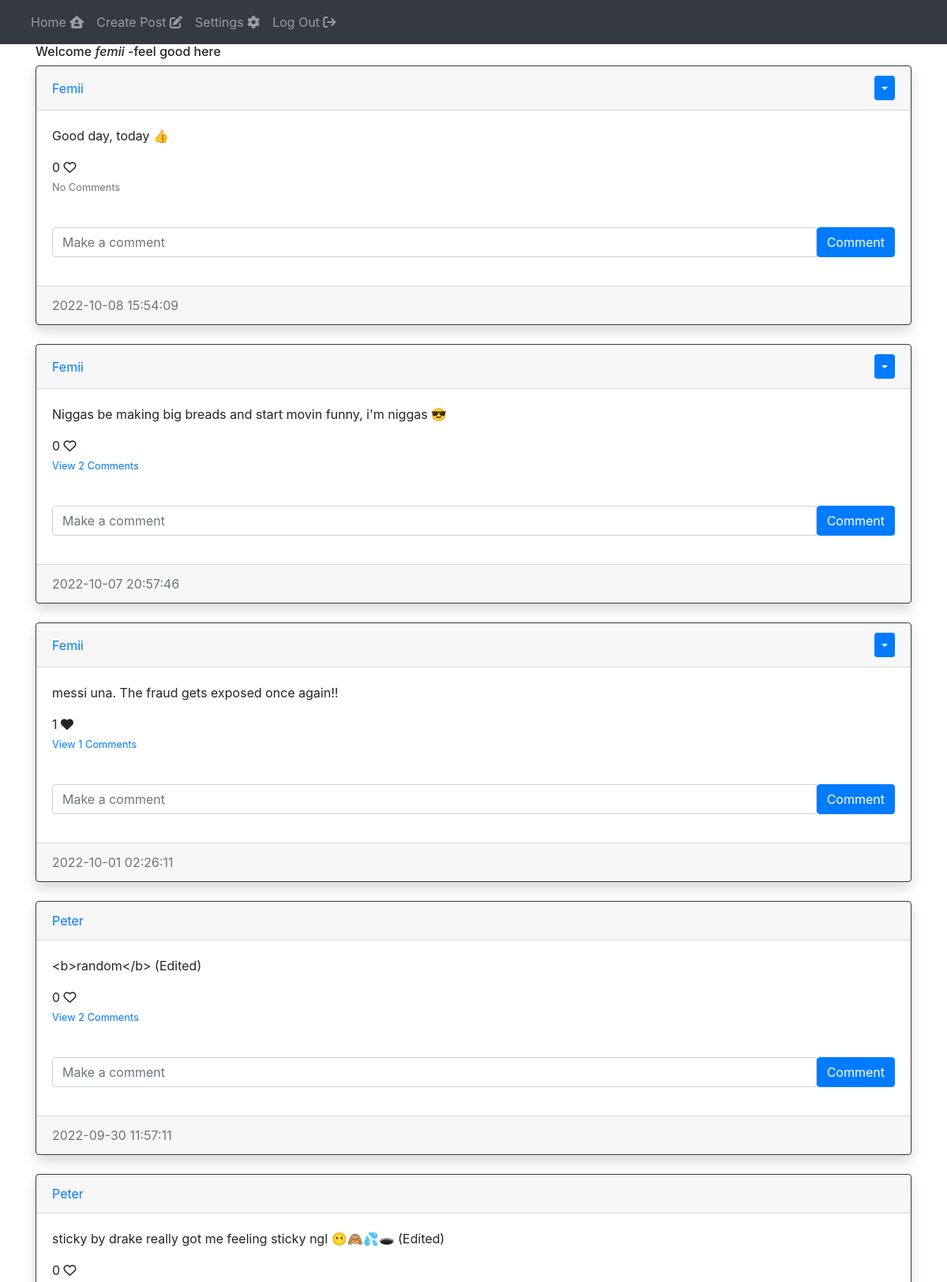
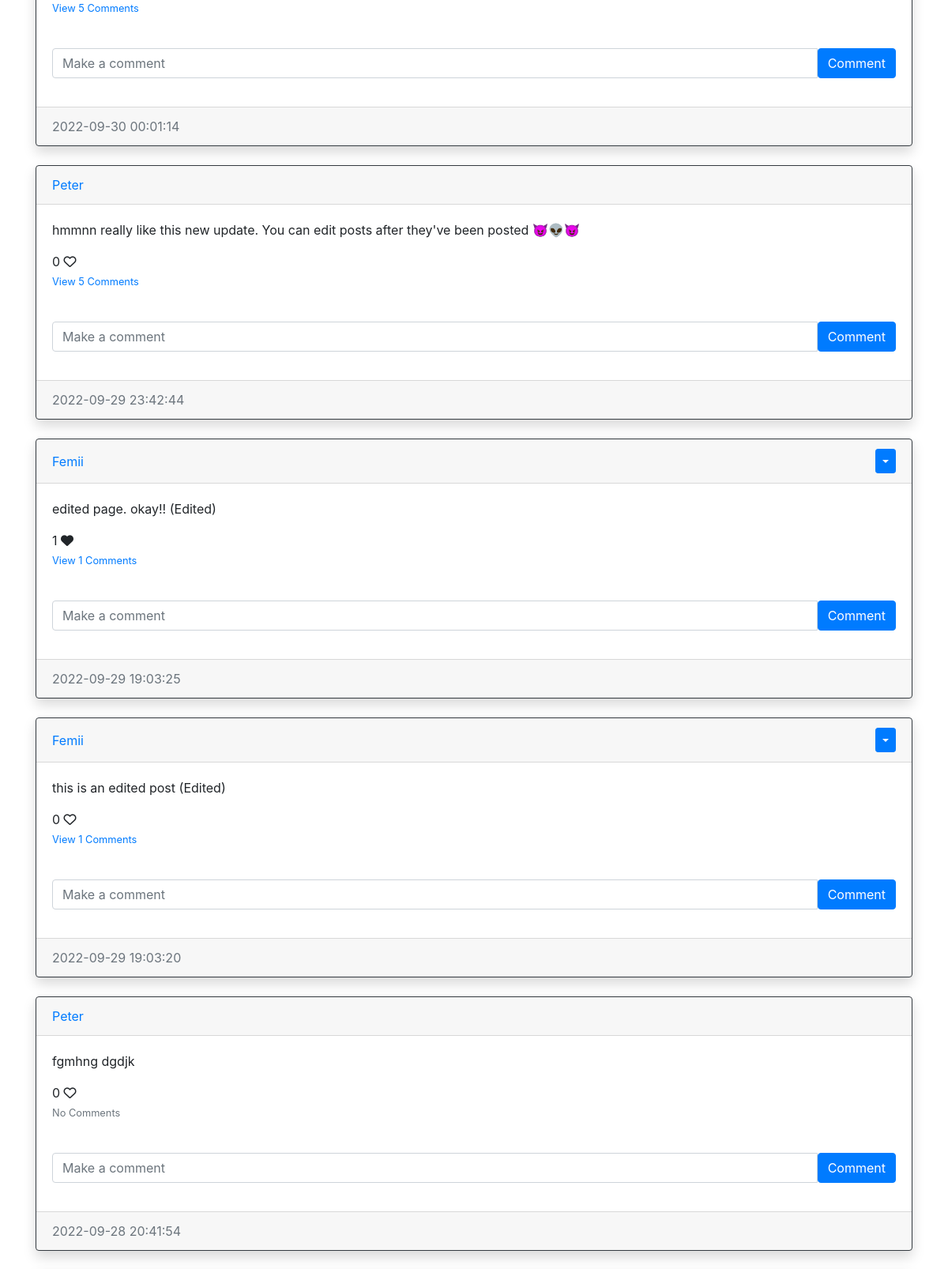
Screenshot of / (signed in, upper part) with the database file from the repository (2 pictures, top to bottom).
### blog_site/models.py (models this page shows, shortened)
class User(db.Model, UserMixin):
    id = db.Column(db.Integer, primary_key=True)
    username = db.Column(db.String(150), nullable=False, unique=True)
    email = db.Column(db.String(100), nullable=False, unique=True)
    password = db.Column(db.String(100), nullable=False)
    date_created = db.Column(db.DateTime(timezone=True), default=func.now())
    posts = db.relationship('Post', backref='user', passive_deletes=True)
    comments = db.relationship('Comment', backref='user', passive_deletes=True)
    likes = db.relationship('Like', backref='user', passive_deletes=True)

class Post(db.Model, UserMixin):
    id = db.Column(db.Integer, primary_key=True)
    text = db.Column(db.Text, nullable=False)
    date_created = db.Column(db.DateTime(timezone=True), default=func.now())
    author = db.Column(db.Integer, db.ForeignKey('user.id', ondelete='CASCADE'), nullable=False)
    comments = db.relationship('Comment', backref='post', passive_deletes=True)
    likes = db.relationship('Like', backref='post', passive_deletes=True)

### blog_site/views.py (the view)
@views.route('/')
@login_required
def index():
    posts = Post.query.all()
    return render_template('index.html', user=current_user, posts=posts)

### blog_site/templates/index.html (shortened to what this page needs)
<!DOCTYPE html>
<html lang="en">
<head>
</head>
    <body>
        {% extends 'base.html' %}
        {% block content %}
        {% if user.is_authenticated %}
            <h6> Welcome <i>{{ user.username }}</i> -feel good here</h6>
            <div id="posts">
                {% for post in posts | sort(attribute='date_created', reverse=True) %}
                <div class="card border-dark shadow">
                    <div class="card-header d-flex justify-content-between align-items-center">
                        <a href="/posts/{{ post.user.username }}">{{ post.user.username|title() }}</a>
                        <div>
                            {% if user.id==post.author %}
                                <div class="btn-group">
                                    <button type="button" class="btn btn-sm btn-primary dropdown-toggle" data-toggle="dropdown"></button>
                                </div>
                            {% endif %}
                        </div>
                    </div>
                    <div class="card-body">
                        <div class="card-text"><p>{{ post.text }}</p></div>
                         <span id="likes-count-{{post.id}}">{{ post.likes|length }}</span>
                            {% if user.id in post.likes|map(attribute="user_id")|list %}
                                <i class="fa-sharp fa-solid fa-heart" id="like-Button-{{post.id}}" onclick="like({{post.id}})"></i>
                            {% else %}
                                <i class="fa-regular fa-heart" id="like-Button-{{post.id}}" onclick="like({{post.id}})"></i>
                            {% endif %}
                        <br>
                        <p class="card-text">
                            {% if post.comments|length > 0 %}
                                <a data-toggle="collapse" href="#comments-{{post.id}}" role="button">
                                    <small>View {{ post.comments|length}} Comments</small>
                                </a>
                            {% else %}
                                <small class="text-muted">No Comments</small>
                            {% endif %}
                        </p>
                        <br>
                        <form class="input-group mb-3" method="post" action="/create_comment/{{post.id}}">
                            <input type="text" id="text" name="text" class="form-control" placeholder="Make a comment">
                            <button type="submit" class="btn btn-primary">Comment</button>
                        </form>
                    </div>
                    <div class="card-footer text-muted">
                        {{ post.date_created}}
                    </div>
                </div>
                <br>
                {% endfor %}
            </div>
        {% else %}
            <h5>This is the general index page. You are seeing this because you haven't logged in.</h5>
            <br>
            <h5>Would you like to <a href="{{url_for('auth.sign_up')}}">sign up?</a> </h5>
        {% endif %}
        {% endblock %}

### rows the page displays
User: username "femii"
Post: user.username "Femii", text "Good day, today 👍", likes|length "0", shows "No Comments", date_created "2022-10-08 15:54:09"
Post: user.username "Femii", text "Niggas be making big breads and start movin funny, i'm niggas 😎", likes|length "0", comments|length "2", date_created "2022-10-07 20:57:46"
Post: user.username "Femii", text "messi una. The fraud gets exposed once again!!", likes|length "1", comments|length "1", date_created "2022-10-01 02:26:11"
Post: user.username "Peter", text "<b>random</b> (Edited)", likes|length "0", comments|length "2", date_created "2022-09-30 11:57:11"
Post: user.username "Peter", text "sticky by drake really got me feeling sticky ngl 😶🙈💦🕳 (Edited)", likes|length "0", comments|length "5", date_created "2022-09-30 00:01:14"
Post: user.username "Peter", text "hmmnn really like this new update. You can edit posts after they've been posted 😈👽😈", likes|length "0", comments|length "5", date_created "2022-09-29 23:42:44"
Post: user.username "Femii", text "edited page. okay!! (Edited)", likes|length "1", comments|length "1", date_created "2022-09-29 19:03:25"
Post: user.username "Femii", text "this is an edited post (Edited)", likes|length "0", comments|length "1", date_created "2022-09-29 19:03:20"
Post: user.username "Peter", text "fgmhng dgdjk", likes|length "0", shows "No Comments", date_created "2022-09-28 20:41:54"
